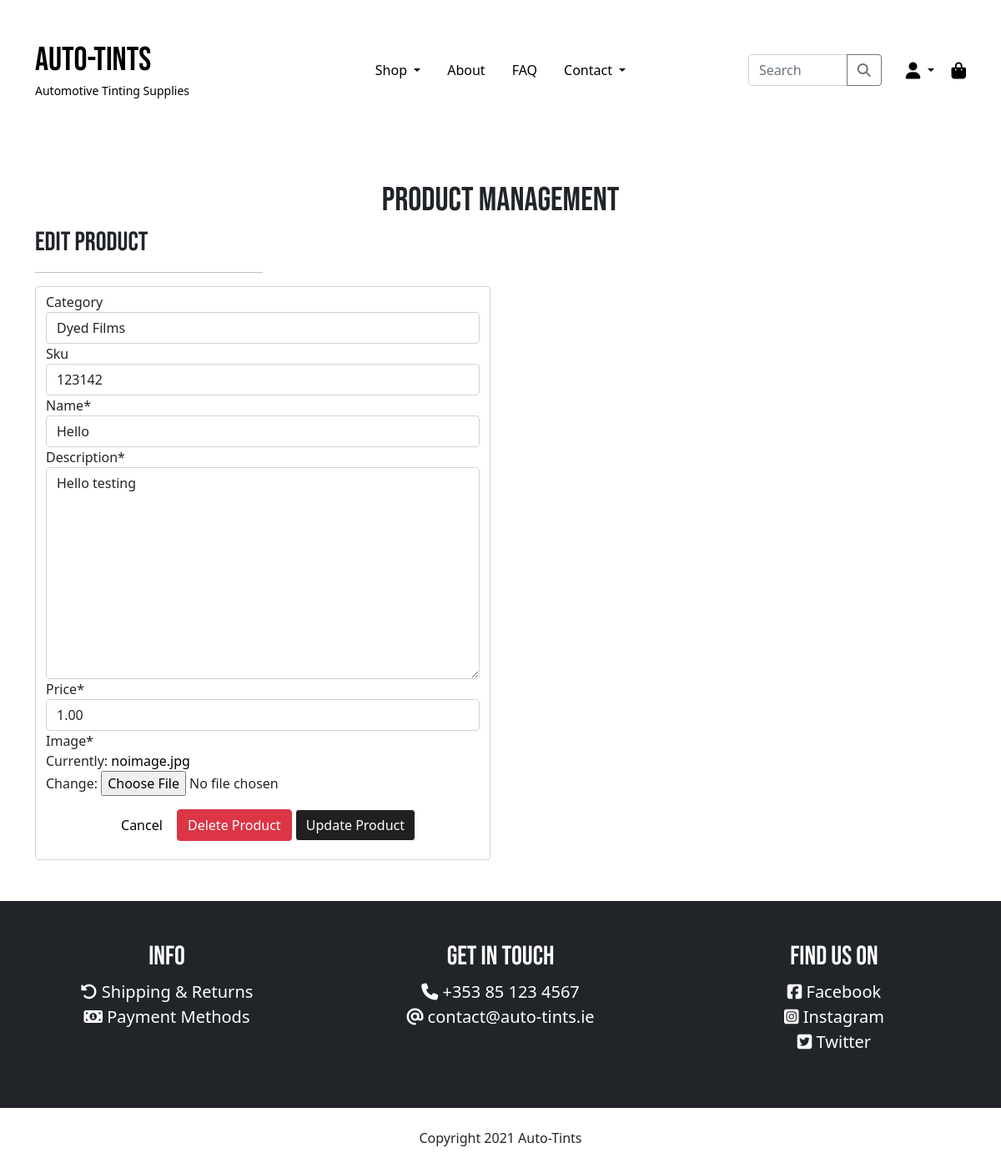
Page /products/edit_product/4 (signed in) on the committed database.
### products/models.py (models this page shows, shortened)
class Product(models.Model):
    category = models.ForeignKey('Category', null=True,
                                 blank=True, on_delete=models.SET_NULL)
    sku = models.CharField(max_length=254, blank=True, default='')
    name = models.CharField(max_length=254)
    description = models.TextField()
    price = models.DecimalField(max_digits=6, decimal_places=2)
    image = models.ImageField(default="noimage.jpg")

### products/views.py (the view)
# urls.py: path('edit_product/<int:product_id>', views.edit_product,
@login_required
def edit_product(request, product_id):
    if not request.user.is_superuser:
        messages.error(request, 'Sorry, this is a restricted area.')
        return redirect(reverse('home'))
    product = get_object_or_404(Product, pk=product_id)
    if request.method == 'POST':
        form = ProductForm(request.POST, request.FILES, instance=product)
        if form.is_valid():
            form.save()
            messages.success(request, 'Product updated successfully.')
            return redirect(reverse('detail_page', args=[product.id]))
        else:
            messages.error(request, 'Please ensure the form is valid.')
    else:
        form = ProductForm(instance=product)
    context = {
        'form': form,
        'product': product
    }
    return render(request, 'products/edit_product.html', context)

### products/forms.py
class ProductForm(forms.ModelForm):
    class Meta:
        model = Product
        fields = '__all__'
    def __init__(self, *args, **kwargs):
        super().__init__(*args, **kwargs)
        categories = Category.objects.all()
        friendly_names = [(c.id, c.get_friendly_name()) for c in categories]
        self.fields['category'].choices = friendly_names

### auto_tints/context_processors.py (called while the page is built, shortened)
def get_categories(request):
    categories = Category.objects.all()
    context = {
        'categories': categories,
    }
    return context

def cart_contents(request):
    cart = request.session.get('cart', {})
    cart_items = []
    cart_items_count = 0
    total = 0
    if cart:
        for quantity in list(cart.values()):
            cart_items_count += int(quantity)
    grand_total = total + settings.DELIVERY_CHARGE
    context = {
        'cart_items': cart_items,
        'cart_items_count': cart_items_count,
        'total': total,
        'grand_total': grand_total,
        'delivery_charge': settings.DELIVERY_CHARGE,
    }
    return context

### products/models.py (called while the page is built)
    def get_friendly_name(self):
        return self.friendly_name

### products/templates/products/edit_product.html (shortened to what this page needs)
{% extends "base.html" %}
{% load static %}
{% block content %}
<div class="container">
    <h1 class="text-center mt-5">Product Management</h1>
    <div class="row">
        <div class="col-12 col-md-6">
            <h2>Edit Product</h2>
            <hr>
            <form action="{% url 'edit_product' product.id %}" method="POST" enctype="multipart/form-data" class="form-control mb-5">
                {{ form|crispy }}
                <div class="text-center my-3">
                    <a href="{% url 'detail_page' product.id %}" class="btn btn-link">Cancel</a>
                    <a href="{% url 'delete_product' product.id %}" class="btn btn-danger">Delete Product</a>
                    <button type="submit" class="btn btn-black">Update Product</button>
                </div>
            </form>
        </div>
    </div>
</div>
{% endblock %}

### static/css/base.css (style rules this page uses)
*, body { margin: 0; padding: 0; }
html { min-height: -webkit-fill-available; font-family: 'Open Sans', sans-serif; }
h1, h2, h3, h4, h5, h6, .navbar-brand { font-family: 'Bebas Neue', cursive; }
a { color: black; text-decoration: none; }
header h1, header small, .nav-link, .nav-link:focus, header .list-inline-item a, .btn-link { color: black; opacity: 1; text-decoration: none; transition: opacity .35s ease-in-out; }
.btn-black { color: #fff; background-color: #202020; border-color: white; }
hr { height: 2px; width: 50%; border-width: 0; background-color: black; }
select, select option { color: #000000; }
select:invalid, select option[value=""], select option:first-child { color: #707585 !important; }

### rows in the picture
Product: category "Dyed Films", sku "123142", name "Hello", description "Hello testing", price "1.00"
